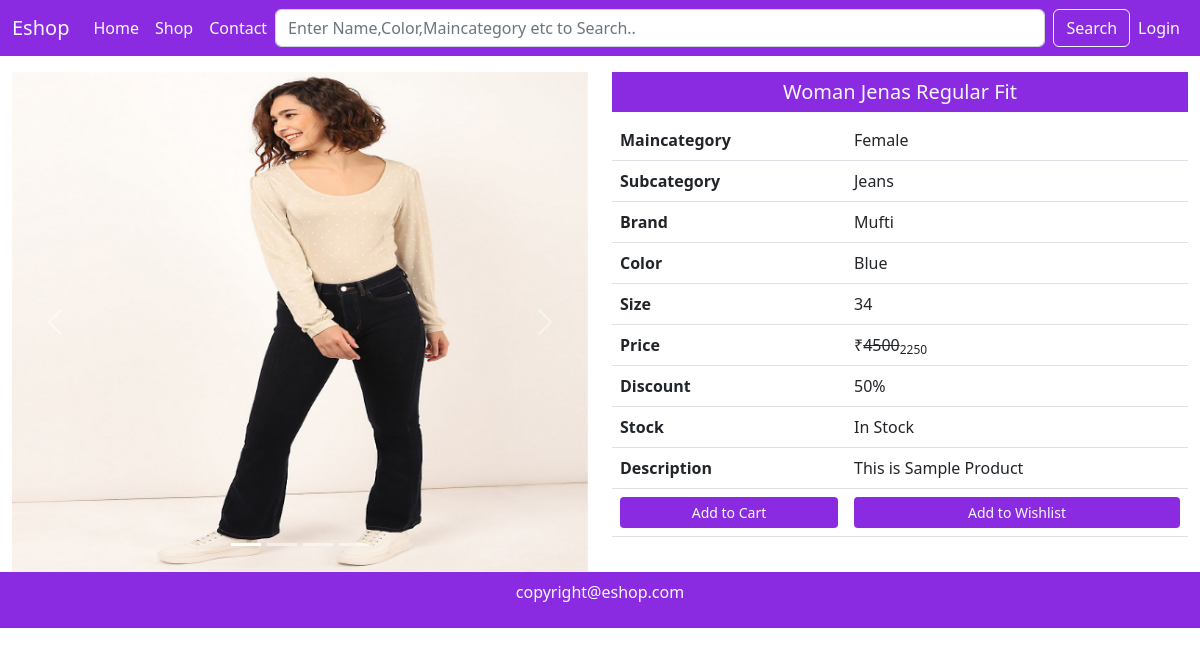
/single-product/9/, run on the app's committed database.
### mainApp/models.py (models this page shows, shortened)
class Product(models.Model):
    id = models.AutoField(primary_key=True)
    name = models.CharField(max_length=50)
    maincategory = models.ForeignKey(Maincategory,on_delete=models.CASCADE)
    subcategory = models.ForeignKey(Subcategory,on_delete=models.CASCADE)
    brand = models.ForeignKey(Brand,on_delete=models.CASCADE)
    color = models.CharField(max_length=20)
    size = models.CharField(max_length=20)
    stock = models.CharField(max_length=20,default="In Stock",null=True,blank=True)
    description = models.TextField()
    baseprice = models.IntegerField()
    discount = models.IntegerField(default=0,null=True,blank=True)
    finalprice = models.IntegerField()
    pic1 = models.ImageField(upload_to="uploads",default="",null=True,blank=True)
    pic2 = models.ImageField(upload_to="uploads",default="",null=True,blank=True)
    pic3 = models.ImageField(upload_to="uploads",default="",null=True,blank=True)
    pic4 = models.ImageField(upload_to="uploads",default="",null=True,blank=True)

class Maincategory(models.Model):
    id = models.AutoField(primary_key=True)
    name = models.CharField(max_length=20)
    def __str__(self):
        return self.name

class Subcategory(models.Model):
    id = models.AutoField(primary_key=True)
    name = models.CharField(max_length=20)
    def __str__(self):
        return self.name

class Brand(models.Model):
    id = models.AutoField(primary_key=True)
    name = models.CharField(max_length=20)
    def __str__(self):
        return self.name

### mainApp/views.py (the view)
# urls.py: path('single-product/<int:id>/',views.singleProduct),
def singleProduct(Request, id):
    data = Product.objects.get(id=id)
    return render(Request, "single-product.html", {'data': data})

### mainApp/templates/single-product.html (shortened to what this page needs)
{% extends 'index.html' %}
{% block content %}
<div class="container-fluid mt-3">
    <div class="row">
        <div class="col-md-6 col-12">
            <div id="carouselExampleIndicators" class="carousel slide" data-bs-ride="true">
                <div class="carousel-indicators">
                    <button type="button" data-bs-target="#carouselExampleIndicators" data-bs-slide-to="0"
                        class="active" aria-current="true" aria-label="Slide 1"></button>
                    <button type="button" data-bs-target="#carouselExampleIndicators" data-bs-slide-to="1"
                        aria-label="Slide 2"></button>
                    <button type="button" data-bs-target="#carouselExampleIndicators" data-bs-slide-to="2"
                        aria-label="Slide 3"></button>
                    <button type="button" data-bs-target="#carouselExampleIndicators" data-bs-slide-to="3"
                        aria-label="Slide 4"></button>
                </div>
                <div class="carousel-inner">
                    <div class="carousel-item active">
                        <img src="{{data.pic1.url}}" height="500px" class="d-block w-100" alt="...">
                    </div>
                </div>
                <button class="carousel-control-prev" type="button" data-bs-target="#carouselExampleIndicators"
                    data-bs-slide="prev">
                    <span class="carousel-control-prev-icon" aria-hidden="true"></span>
                </button>
                <button class="carousel-control-next" type="button" data-bs-target="#carouselExampleIndicators"
                    data-bs-slide="next">
                    <span class="carousel-control-next-icon" aria-hidden="true"></span>
                </button>
            </div>
        </div>
        <div class="col-md-6 col-12">
            <h5 class="background text-light text-center p-2">{{data.name}}</h5>
            <div class="table-responsive">
                <table class="table">
                    <tr>
                        <th>Maincategory</th>
                        <td>{{data.maincategory}}</td>
                    </tr>
                    <tr>
                        <th>Subcategory</th>
                        <td>{{data.subcategory}}</td>
                    </tr>
                    <tr>
                        <th>Brand</th>
                        <td>{{data.brand}}</td>
                    </tr>
                    <tr>
                        <th>Color</th>
                        <td>{{data.color}}</td>
                    </tr>
                    <tr>
                        <th>Size</th>
                        <td>{{data.size}}</td>
                    </tr>
                    <tr>
                        <th>Price</th>
                        <td>&#8377;<del>{{data.baseprice}}</del><sub>{{data.finalprice}}</sub></td>
                    </tr>
                    <tr>
                        <th>Discount</th>
                        <td>{{data.discount}}%</td>
                    </tr>
                    <tr>
                        <th>Stock</th>
                        <td>{{data.stock}}</td>
                    </tr>
                    <tr>
                        <th>Description</th>
                        <td>{{data.description}}</td>
                    </tr>
                    <tr>
                        <th><a href="/add-to-cart/{{data.id}}" class="btn background text-light mybtn w-100 btn-sm">Add to Cart</a></th>
                        <td><a href="/add-to-wishlist/{{data.id}}" class="btn background text-light mybtn w-100 btn-sm">Add to Wishlist</a></td>
                    </tr>
                </table>
            </div>
        </div>
    </div>
</div>
{% endblock content %}

### mainApp/static/css/style.css (style rules this page uses)
.background { background-color: blueviolet; }

### data on the page
Product: pic1 (picture), name "Woman Jenas Regular Fit", maincategory "Female", subcategory "Jeans", brand "Mufti", color "Blue", size "34", baseprice "4500", finalprice "2250", discount "50", stock "In Stock", description "This is Sample Product"
